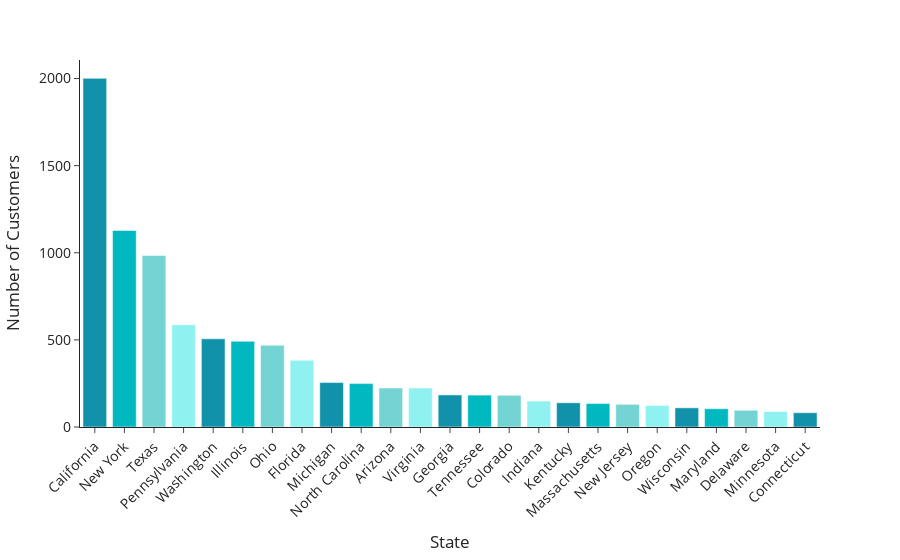

This figure's notebook cell:
### Code cell
top_cities = customers_USA['State'].value_counts().head(25)


fig = px.bar(x=top_cities.index, y=top_cities.values,
             color=top_cities.index,
             template='simple_white', color_discrete_sequence=colors)

# Set chart title and x/y axis labels
fig.update_layout(
    xaxis_title="State",
    yaxis_title="Number of Customers",
    showlegend=False,
    font=dict(
        size=14
    ),
    title={
        #'text': "Number of Customers by State (Top 25)",
        'y': 0.95,
        'x': 0.5
    },
    xaxis_tickangle=-45, # Rotate x-axis labels for better visibility
)

# Display Figure
fig.show()

### Figure 1 — Plotly figure (JSON) as saved in the notebook; plotly's stock layout.template omitted (floating-point values rounded to 4 significant figures)
{"data": [{"alignmentgroup": "True", "hovertemplate": "color=California<br>x=%{x}<br>y=%{y}<extra></extra>", "legendgroup": "California", "marker": {"color": "#1192AA", "pattern": {"shape": ""}}, "name": "California", "offsetgroup": "California", "orientation": "v", "showlegend": true, "textposition": "auto", "type": "bar", "x": ["California"], "xaxis": "x", "y": [2001], "yaxis": "y"}, {"alignmentgroup": "True", "hovertemplate": "color=New York<br>x=%{x}<br>y=%{y}<extra></extra>", "legendgroup": "New York", "marker": {"color": "#00B8C0", "pattern": {"shape": ""}}, "name": "New York", "offsetgroup": "New York", "orientation": "v", "showlegend": true, "textposition": "auto", "type": "bar", "x": ["New York"], "xaxis": "x", "y": [1128], "yaxis": "y"}, {"alignmentgroup": "True", "hovertemplate": "color=Texas<br>x=%{x}<br>y=%{y}<extra></extra>", "legendgroup": "Texas", "marker": {"color": "#73D4D3", "pattern": {"shape": ""}}, "name": "Texas", "offsetgroup": "Texas", "orientation": "v", "showlegend": true, "textposition": "auto", "type": "bar", "x": ["Texas"], "xaxis": "x", "y": [985], "yaxis": "y"}, {"alignmentgroup": "True", "hovertemplate": "color=Pennsylvania<br>x=%{x}<br>y=%{y}<extra></extra>", "legendgroup": "Pennsylvania", "marker": {"color": "#90F2F0", "pattern": {"shape": ""}}, "name": "Pennsylvania", "offsetgroup": "Pennsylvania", "orientation": "v", "showlegend": true, "textposition": "auto", "type": "bar", "x": ["Pennsylvania"], "xaxis": "x", "y": [587], "yaxis": "y"}, {"alignmentgroup": "True", "hovertemplate": "color=Washington<br>x=%{x}<br>y=%{y}<extra></extra>", "legendgroup": "Washington", "marker": {"color": "#1192AA", "pattern": {"shape": ""}}, "name": "Washington", "offsetgroup": "Washington", "orientation": "v", "showlegend": true, "textposition": "auto", "type": "bar", "x": ["Washington"], "xaxis": "x", "y": [506], "yaxis": "y"}, {"alignmentgroup": "True", "hovertemplate": "color=Illinois<br>x=%{x}<br>y=%{y}<extra></extra>", "legendgroup": "Illinois", "marker": {"color": "#00B8C0", "pattern": {"shape": ""}}, "name": "Illinois", "offsetgroup": "Illinois", "orientation": "v", "showlegend": true, "textposition": "auto", "type": "bar", "x": ["Illinois"], "xaxis": "x", "y": [492], "yaxis": "y"}, {"alignmentgroup": "True", "hovertemplate": "color=Ohio<br>x=%{x}<br>y=%{y}<extra></extra>", "legendgroup": "Ohio", "marker": {"color": "#73D4D3", "pattern": {"shape": ""}}, "name": "Ohio", "offsetgroup": "Ohio", "orientation": "v", "showlegend": true, "textposition": "auto", "type": "bar", "x": ["Ohio"], "xaxis": "x", "y": [469], "yaxis": "y"}, {"alignmentgroup": "True", "hovertemplate": "color=Florida<br>x=%{x}<br>y=%{y}<extra></extra>", "legendgroup": "Florida", "marker": {"color": "#90F2F0", "pattern": {"shape": ""}}, "name": "Florida", "offsetgroup": "Florida", "orientation": "v", "showlegend": true, "textposition": "auto", "type": "bar", "x": ["Florida"], "xaxis": "x", "y": [383], "yaxis": "y"}, {"alignmentgroup": "True", "hovertemplate": "color=Michigan<br>x=%{x}<br>y=%{y}<extra></extra>", "legendgroup": "Michigan", "marker": {"color": "#1192AA", "pattern": {"shape": ""}}, "name": "Michigan", "offsetgroup": "Michigan", "orientation": "v", "showlegend": true, "textposition": "auto", "type": "bar", "x": ["Michigan"], "xaxis": "x", "y": [255], "yaxis": "y"}, {"alignmentgroup": "True", "hovertemplate": "color=North Carolina<br>x=%{x}<br>y=%{y}<extra></extra>", "legendgroup": "North Carolina", "marker": {"color": "#00B8C0", "pattern": {"shape": ""}}, "name": "North Carolina", "offsetgroup": "North Carolina", "orientation": "v", "showlegend": true, "textposition": "auto", "type": "bar", "x": ["North Carolina"], "xaxis": "x", "y": [249], "yaxis": "y"}, {"alignmentgroup": "True", "hovertemplate": "color=Arizona<br>x=%{x}<br>y=%{y}<extra></extra>", "legendgroup": "Arizona", "marker": {"color": "#73D4D3", "pattern": {"shape": ""}}, "name": "Arizona", "offsetgroup": "Arizona", "orientation": "v", "showlegend": true, "textposition": "auto", "type": "bar", "x": ["Arizona"], "xaxis": "x", "y": [224], "yaxis": "y"}, {"alignmentgroup": "True", "hovertemplate": "color=Virginia<br>x=%{x}<br>y=%{y}<extra></extra>", "legendgroup": "Virginia", "marker": {"color": "#90F2F0", "pattern": {"shape": ""}}, "name": "Virginia", "offsetgroup": "Virginia", "orientation": "v", "showlegend": true, "textposition": "auto", "type": "bar", "x": ["Virginia"], "xaxis": "x", "y": [224], "yaxis": "y"}, {"alignmentgroup": "True", "hovertemplate": "color=Georgia<br>x=%{x}<br>y=%{y}<extra></extra>", "legendgroup": "Georgia", "marker": {"color": "#1192AA", "pattern": {"shape": ""}}, "name": "Georgia", "offsetgroup": "Georgia", "orientation": "v", "showlegend": true, "textposition": "auto", "type": "bar", "x": ["Georgia"], "xaxis": "x", "y": [184], "yaxis": "y"}, {"alignmentgroup": "True", "hovertemplate": "color=Tennessee<br>x=%{x}<br>y=%{y}<extra></extra>", "legendgroup": "Tennessee", "marker": {"color": "#00B8C0", "pattern": {"shape": ""}}, "name": "Tennessee", "offsetgroup": "Tennessee", "orientation": "v", "showlegend": true, "textposition": "auto", "type": "bar", "x": ["Tennessee"], "xaxis": "x", "y": [183], "yaxis": "y"}, {"alignmentgroup": "True", "hovertemplate": "color=Colorado<br>x=%{x}<br>y=%{y}<extra></extra>", "legendgroup": "Colorado", "marker": {"color": "#73D4D3", "pattern": {"shape": ""}}, "name": "Colorado", "offsetgroup": "Colorado", "orientation": "v", "showlegend": true, "textposition": "auto", "type": "bar", "x": ["Colorado"], "xaxis": "x", "y": [182], "yaxis": "y"}, {"alignmentgroup": "True", "hovertemplate": "color=Indiana<br>x=%{x}<br>y=%{y}<extra></extra>", "legendgroup": "Indiana", "marker": {"color": "#90F2F0", "pattern": {"shape": ""}}, "name": "Indiana", "offsetgroup": "Indiana", "orientation": "v", "showlegend": true, "textposition": "auto", "type": "bar", "x": ["Indiana"], "xaxis": "x", "y": [149], "yaxis": "y"}, {"alignmentgroup": "True", "hovertemplate": "color=Kentucky<br>x=%{x}<br>y=%{y}<extra></extra>", "legendgroup": "Kentucky", "marker": {"color": "#1192AA", "pattern": {"shape": ""}}, "name": "Kentucky", "offsetgroup": "Kentucky", "orientation": "v", "showlegend": true, "textposition": "auto", "type": "bar", "x": ["Kentucky"], "xaxis": "x", "y": [139], "yaxis": "y"}, {"alignmentgroup": "True", "hovertemplate": "color=Massachusetts<br>x=%{x}<br>y=%{y}<extra></extra>", "legendgroup": "Massachusetts", "marker": {"color": "#00B8C0", "pattern": {"shape": ""}}, "name": "Massachusetts", "offsetgroup": "Massachusetts", "orientation": "v", "showlegend": true, "textposition": "auto", "type": "bar", "x": ["Massachusetts"], "xaxis": "x", "y": [135], "yaxis": "y"}, {"alignmentgroup": "True", "hovertemplate": "color=New Jersey<br>x=%{x}<br>y=%{y}<extra></extra>", "legendgroup": "New Jersey", "marker": {"color": "#73D4D3", "pattern": {"shape": ""}}, "name": "New Jersey", "offsetgroup": "New Jersey", "orientation": "v", "showlegend": true, "textposition": "auto", "type": "bar", "x": ["New Jersey"], "xaxis": "x", "y": [130], "yaxis": "y"}, {"alignmentgroup": "True", "hovertemplate": "color=Oregon<br>x=%{x}<br>y=%{y}<extra></extra>", "legendgroup": "Oregon", "marker": {"color": "#90F2F0", "pattern": {"shape": ""}}, "name": "Oregon", "offsetgroup": "Oregon", "orientation": "v", "showlegend": true, "textposition": "auto", "type": "bar", "x": ["Oregon"], "xaxis": "x", "y": [124], "yaxis": "y"}, {"alignmentgroup": "True", "hovertemplate": "color=Wisconsin<br>x=%{x}<br>y=%{y}<extra></extra>", "legendgroup": "Wisconsin", "marker": {"color": "#1192AA", "pattern": {"shape": ""}}, "name": "Wisconsin", "offsetgroup": "Wisconsin", "orientation": "v", "showlegend": true, "textposition": "auto", "type": "bar", "x": ["Wisconsin"], "xaxis": "x", "y": [110], "yaxis": "y"}, {"alignmentgroup": "True", "hovertemplate": "color=Maryland<br>x=%{x}<br>y=%{y}<extra></extra>", "legendgroup": "Maryland", "marker": {"color": "#00B8C0", "pattern": {"shape": ""}}, "name": "Maryland", "offsetgroup": "Maryland", "orientation": "v", "showlegend": true, "textposition": "auto", "type": "bar", "x": ["Maryland"], "xaxis": "x", "y": [105], "yaxis": "y"}, {"alignmentgroup": "True", "hovertemplate": "color=Delaware<br>x=%{x}<br>y=%{y}<extra></extra>", "legendgroup": "Delaware", "marker": {"color": "#73D4D3", "pattern": {"shape": ""}}, "name": "Delaware", "offsetgroup": "Delaware", "orientation": "v", "showlegend": true, "textposition": "auto", "type": "bar", "x": ["Delaware"], "xaxis": "x", "y": [96], "yaxis": "y"}, {"alignmentgroup": "True", "hovertemplate": "color=Minnesota<br>x=%{x}<br>y=%{y}<extra></extra>", "legendgroup": "Minnesota", "marker": {"color": "#90F2F0", "pattern": {"shape": ""}}, "name": "Minnesota", "offsetgroup": "Minnesota", "orientation": "v", "showlegend": true, "textposition": "auto", "type": "bar", "x": ["Minnesota"], "xaxis": "x", "y": [89], "yaxis": "y"}, {"alignmentgroup": "True", "hovertemplate": "color=Connecticut<br>x=%{x}<br>y=%{y}<extra></extra>", "legendgroup": "Connecticut", "marker": {"color": "#1192AA", "pattern": {"shape": ""}}, "name": "Connecticut", "offsetgroup": "Connecticut", "orientation": "v", "showlegend": true, "textposition": "auto", "type": "bar", "x": ["Connecticut"], "xaxis": "x", "y": [82], "yaxis": "y"}], "layout": {"barmode": "relative", "font": {"size": 14}, "legend": {"title": {"text": "color"}, "tracegroupgap": 0}, "margin": {"t": 60}, "showlegend": false, "title": {"x": 0.5, "y": 0.95}, "xaxis": {"anchor": "y", "domain": [0, 1], "tickangle": -45, "title": {"text": "State"}}, "yaxis": {"anchor": "x", "domain": [0, 1], "title": {"text": "Number of Customers"}}}}
